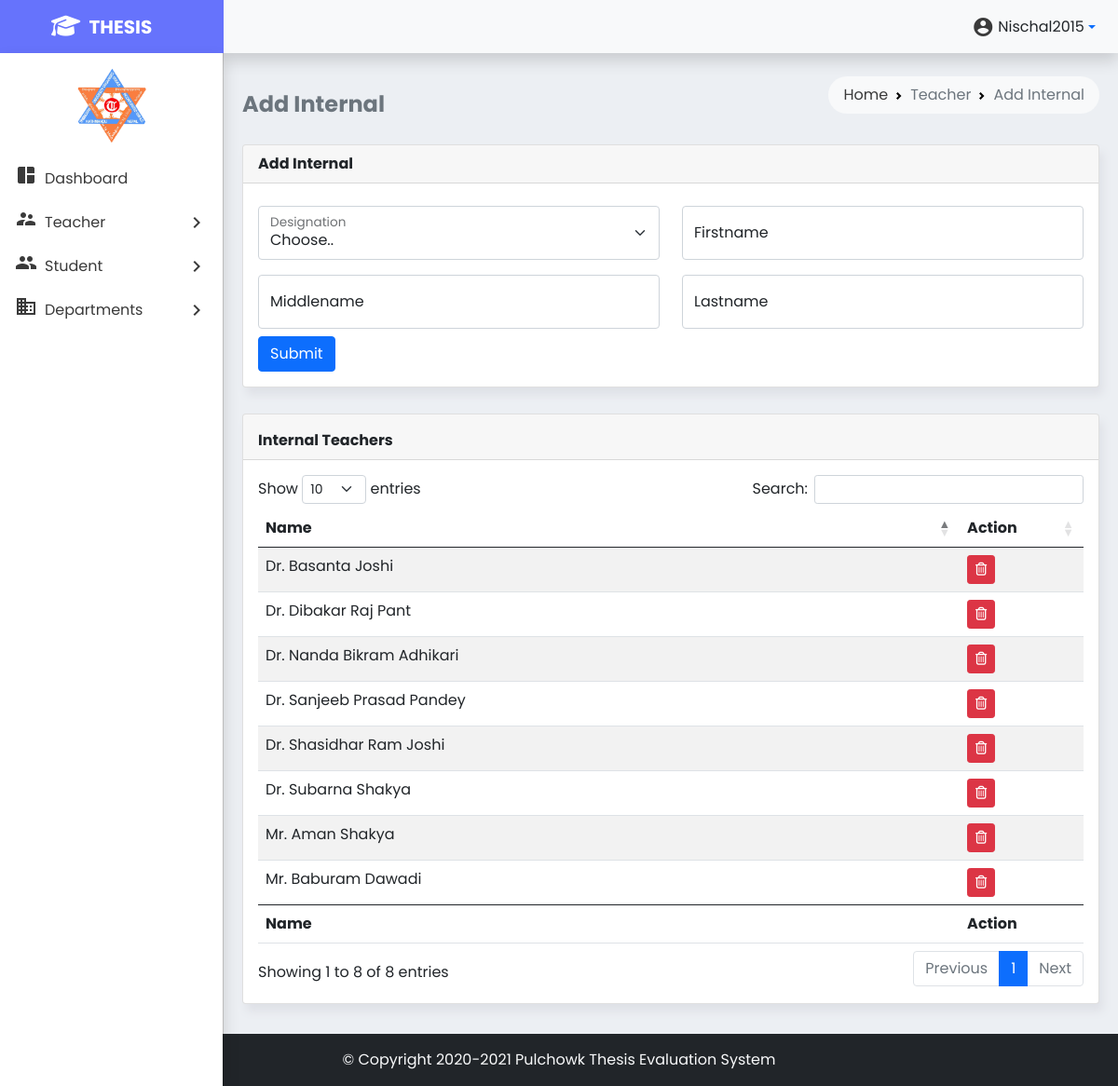
The page /addInternal.php (signed in) on the database as committed earlier.
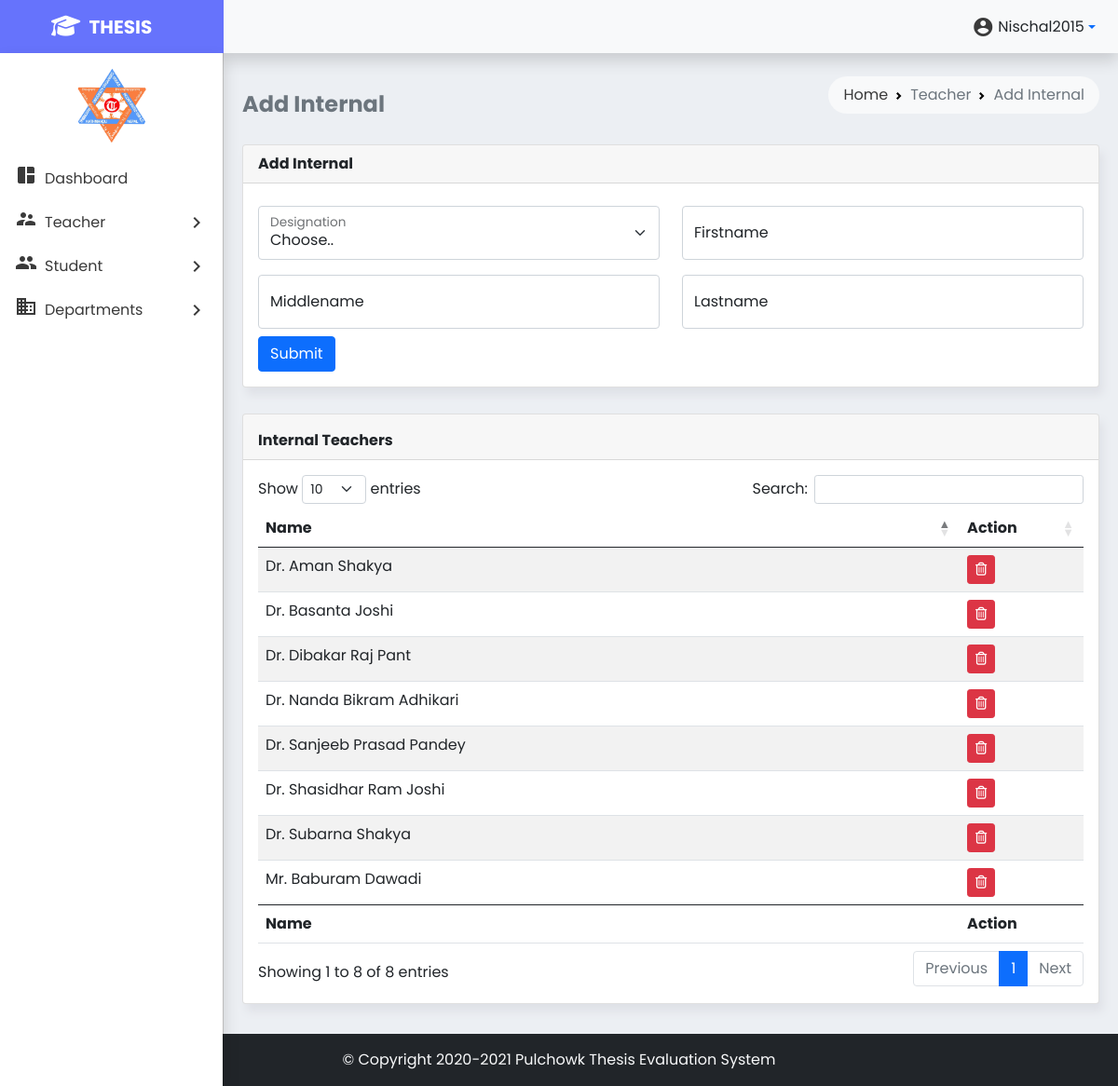
The same page on the database as committed later.
### tables this page shows
CREATE TABLE `teacher` (
  `teacher_id` int(10) NOT NULL,
  `teacher_fname` varchar(20) NOT NULL,
  `teacher_mname` varchar(15) DEFAULT NULL,
  `teacher_lname` varchar(20) NOT NULL,
  `teacher_post` varchar(5) NOT NULL
);

### addInternal.php (the view, shortened to what the changed rows need)
<!doctype html>
<html lang="en">
<head>
    <link href="https://cdn.jsdelivr.net/npm/bootstrap@5.0.2/dist/css/bootstrap.min.css" rel="stylesheet"
>
    <link rel="stylesheet" href="https://cdn.datatables.net/1.10.25/css/dataTables.bootstrap5.min.css">
    <link rel="stylesheet" href="styles/style.css">
</head>
<body>
        <?php include 'partials/_dbconnect.php'; ?>
    <main class="p-2 mt-1" style="min-height: 800px">
        <div class="container-fluid">
            <div class="row">
                <div class="col-md-12">
                    <div class="card mb-4 mt-1">
                        <div class="card-body">
                            <div class="table-responsive">
                                <table id="internal-list" class="table table-striped table-hover" style="width:100%">
                                    <colgroup>
                                    </colgroup>
                                    <thead>
                                        <tr>
                                            <th>Name</th>
                                            <th>Action</th>
                                        </tr>
                                    </thead>
                                    <tbody>
                                        <?php
                                        $sql = "SELECT * from `teacher`";
                                        $result = mysqli_query($conn, $sql);
                                        while($row = mysqli_fetch_assoc($result)) {
                                            echo '
                                            <tr>
                                            <td>'. $row['teacher_post'] . ' '. $row['teacher_fname'] . ' '. $row['teacher_mname'] . ' ' . $row['teacher_lname'] . '</td>
                                            <td>
                                            <!--<button type="button" class="edit btn btn-primary btn-sm" id="'. $row['teacher_id'] .'"  data-bs-placement="bottom" title="Edit" data-bs-toggle="modal" data-bs-target="#studentEditModal">
                                            <i class="fa fa-pencil"></i>
                                            </button>-->
                                            <button type="button" class="delete btn btn-danger btn-sm" id="'. $row['teacher_id'] .'" data-bs-toggle="tooltip" data-bs-placement="bottom" title="Delete"><i class="fa fa-trash-o"></i>
                                            </button>
                                            <!--<button type="button" class="information btn btn-warning btn-sm" id="'. $row['teacher_id'] .'" title="Details" data-bs-toggle="modal" data-bs-target="#studentInfoModal">
                                            <i class="fa fa-info"></i>
                                            </button>-->
                                            </td>
                                            </tr>';
                                        }
                                        ?>
                                    </tbody>
                                    <tfoot>
                                        <tr>
                                            <th>Name</th>
                                            <th>Action</th>
                                        </tr>
                                    </tfoot>
                                </table>
                            </div>
                        </div>
                    </div>
                </div>
            </div>
        </div>
    </main>
</body>
</html>

Rows that differ between the two databases and show on the page:
changed teacher "Aman": teacher_post "Mr." → "Dr."
